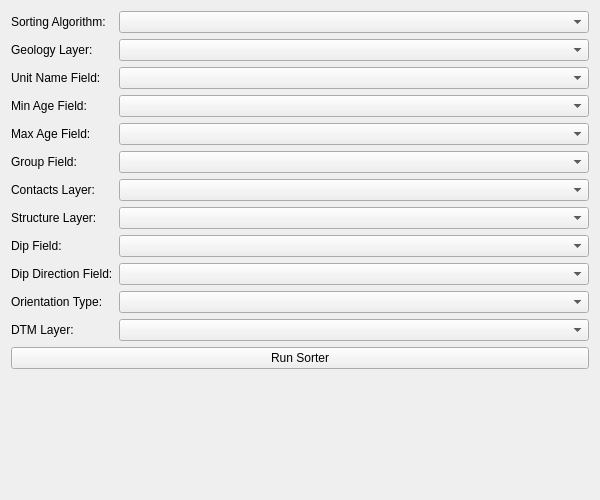
<?xml version="1.0" encoding="UTF-8"?>
<ui version="4.0">
 <class>SorterWidget</class>
 <widget class="QWidget" name="SorterWidget">
  <property name="geometry">
   <rect>
    <x>0</x>
    <y>0</y>
    <width>600</width>
    <height>500</height>
   </rect>
  </property>
  <property name="windowTitle">
   <string>Automatic Stratigraphic Sorter</string>
  </property>
  <layout class="QVBoxLayout" name="verticalLayout">
   <item>
    <layout class="QFormLayout" name="formLayout">
     <item row="0" column="0">
      <widget class="QLabel" name="sortingAlgorithmLabel">
       <property name="text">
        <string>Sorting Algorithm:</string>
       </property>
      </widget>
     </item>
     <item row="0" column="1">
      <widget class="QComboBox" name="sortingAlgorithmComboBox"/>
     </item>
     <item row="1" column="0">
      <widget class="QLabel" name="geologyLayerLabel">
       <property name="text">
        <string>Geology Layer:</string>
       </property>
      </widget>
     </item>
     <item row="1" column="1">
      <widget class="QgsMapLayerComboBox" name="geologyLayerComboBox">
       <property name="filters">
        <set>QgsMapLayerProxyModel::PolygonLayer</set>
       </property>
      </widget>
     </item>
     <item row="2" column="0">
      <widget class="QLabel" name="unitNameFieldLabel">
       <property name="text">
        <string>Unit Name Field:</string>
       </property>
      </widget>
     </item>
     <item row="2" column="1">
      <widget class="QgsFieldComboBox" name="unitNameFieldComboBox"/>
     </item>
     <item row="3" column="0">
      <widget class="QLabel" name="minAgeFieldLabel">
       <property name="text">
        <string>Min Age Field:</string>
       </property>
      </widget>
     </item>
     <item row="3" column="1">
      <widget class="QgsFieldComboBox" name="minAgeFieldComboBox"/>
     </item>
     <item row="4" column="0">
      <widget class="QLabel" name="maxAgeFieldLabel">
       <property name="text">
        <string>Max Age Field:</string>
       </property>
      </widget>
     </item>
     <item row="4" column="1">
      <widget class="QgsFieldComboBox" name="maxAgeFieldComboBox"/>
     </item>
     <item row="5" column="0">
      <widget class="QLabel" name="groupFieldLabel">
       <property name="text">
        <string>Group Field:</string>
       </property>
      </widget>
     </item>
     <item row="5" column="1">
      <widget class="QgsFieldComboBox" name="groupFieldComboBox"/>
     </item>
     <item row="6" column="0">
      <widget class="QLabel" name="contactsLayerLabel">
       <property name="text">
        <string>Contacts Layer:</string>
       </property>
      </widget>
     </item>
     <item row="6" column="1">
      <widget class="QgsMapLayerComboBox" name="contactsLayerComboBox">
       <property name="filters">
        <set>QgsMapLayerProxyModel::LineLayer</set>
       </property>
      </widget>
     </item>
     <item row="7" column="0">
      <widget class="QLabel" name="structureLayerLabel">
       <property name="text">
        <string>Structure Layer:</string>
       </property>
      </widget>
     </item>
     <item row="7" column="1">
      <widget class="QgsMapLayerComboBox" name="structureLayerComboBox">
       <property name="filters">
        <set>QgsMapLayerProxyModel::PointLayer</set>
       </property>
       <property name="allowEmptyLayer">
        <bool>true</bool>
       </property>
      </widget>
     </item>
     <item row="8" column="0">
      <widget class="QLabel" name="dipFieldLabel">
       <property name="text">
        <string>Dip Field:</string>
       </property>
      </widget>
     </item>
     <item row="8" column="1">
      <widget class="QgsFieldComboBox" name="dipFieldComboBox"/>
     </item>
     <item row="9" column="0">
      <widget class="QLabel" name="dipDirFieldLabel">
       <property name="text">
        <string>Dip Direction Field:</string>
       </property>
      </widget>
     </item>
     <item row="9" column="1">
      <widget class="QgsFieldComboBox" name="dipDirFieldComboBox"/>
     </item>
     <item row="10" column="0">
      <widget class="QLabel" name="orientationTypeLabel">
       <property name="text">
        <string>Orientation Type:</string>
       </property>
      </widget>
     </item>
     <item row="10" column="1">
      <widget class="QComboBox" name="orientationTypeComboBox"/>
     </item>
     <item row="11" column="0">
      <widget class="QLabel" name="dtmLayerLabel">
       <property name="text">
        <string>DTM Layer:</string>
       </property>
      </widget>
     </item>
     <item row="11" column="1">
      <widget class="QgsMapLayerComboBox" name="dtmLayerComboBox">
       <property name="filters">
        <set>QgsMapLayerProxyModel::RasterLayer</set>
       </property>
       <property name="allowEmptyLayer">
        <bool>true</bool>
       </property>
      </widget>
     </item>
    </layout>
   </item>
   <item>
    <widget class="QPushButton" name="runButton">
     <property name="text">
      <string>Run Sorter</string>
     </property>
    </widget>
   </item>
   <item>
    <spacer name="verticalSpacer">
     <property name="orientation">
      <enum>Qt::Vertical</enum>
     </property>
     <property name="sizeHint" stdset="0">
      <size>
       <width>20</width>
       <height>40</height>
      </size>
     </property>
    </spacer>
   </item>
  </layout>
 </widget>
 <customwidgets>
  <customwidget>
   <class>QgsMapLayerComboBox</class>
   <extends>QComboBox</extends>
   <header>qgsmaplayercombobox.h</header>
  </customwidget>
  <customwidget>
   <class>QgsFieldComboBox</class>
   <extends>QComboBox</extends>
   <header>qgsfieldcombobox.h</header>
  </customwidget>
 </customwidgets>
 <resources/>
 <connections/>
</ui>
